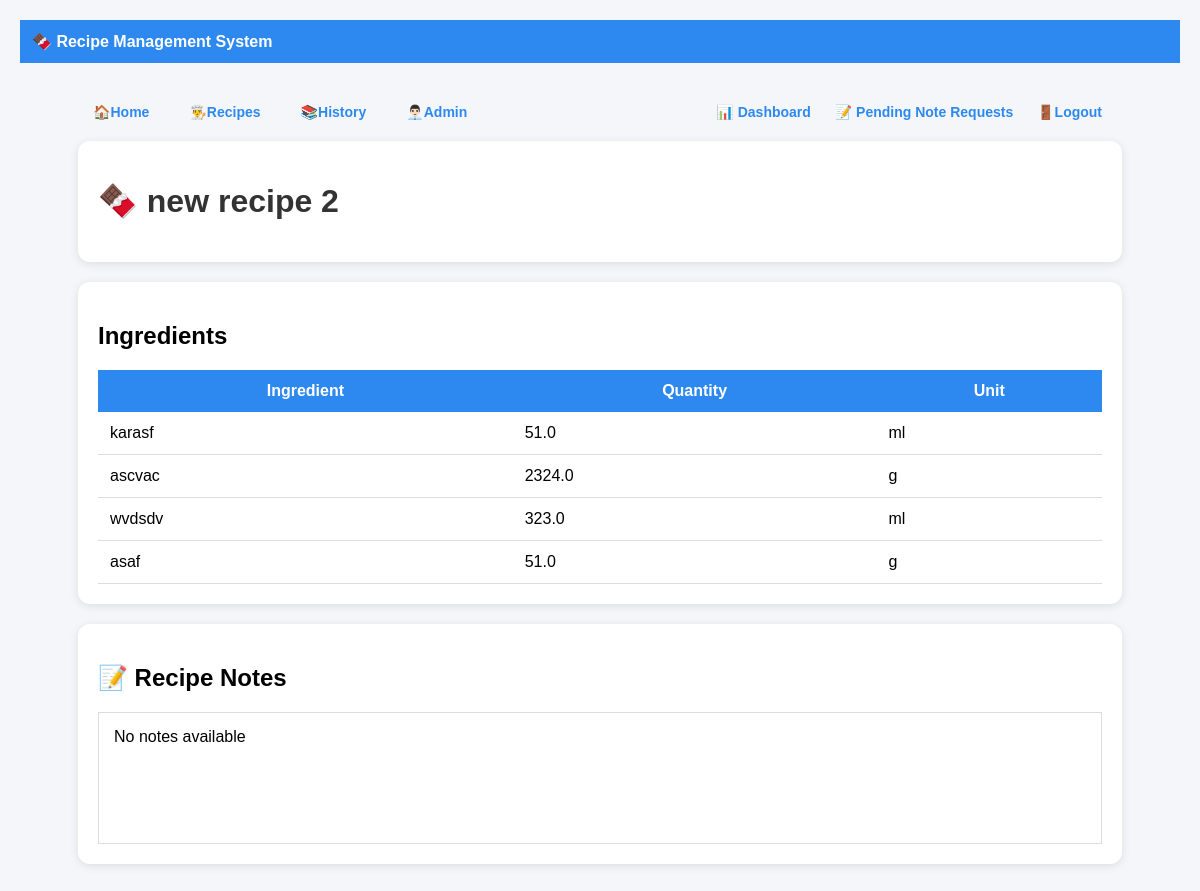
/recipe/3, run on the app's committed database.
### models.py (models this page shows)
class Recipe(Base):
    __tablename__ = "recipes"
    id = Column(Integer, primary_key=True)
    name = Column(String, unique=True)
    notes = Column(
        Text,
        nullable=True
    )
    ingredients = relationship(
        "Ingredient",
        back_populates="recipe",
        cascade="all, delete"
    )
    note_requests = relationship(
    "NoteRequest",
    back_populates="recipe"
)

class Ingredient(Base):
    __tablename__ = "ingredients"
    id = Column(Integer, primary_key=True)
    recipe_id = Column(
        Integer,
        ForeignKey("recipes.id")
    )
    name = Column(String)
    quantity = Column(Float)
    unit = Column(String)
    recipe = relationship(
        "Recipe",
        back_populates="ingredients"
    )

### main.py (the view)
@app.get("/recipe/{recipe_id}",
         response_class=HTMLResponse)
def recipe_detail(
    request: Request,
    recipe_id: int
):
    db = SessionLocal()
    recipe = db.query(Recipe).filter(
        Recipe.id == recipe_id
    ).first()
    response = templates.TemplateResponse(
        request=request,
        name="recipe_detail.html",
        context={
            "recipe": recipe
        }
    )
    db.close()
    return response

### templates/recipe_detail.html
{% extends "base.html" %}
{% block content %}
<div class="card">
    <h1>
        🍫 {{ recipe.name }}
    </h1>
</div>
<div class="card">
    <h2>Ingredients</h2>
    <table>
        <tr>
            <th>Ingredient</th>
            <th>Quantity</th>
            <th>Unit</th>
        </tr>
        {% for ingredient in recipe.ingredients %}
        <tr>
            <td>
                {{ ingredient.name }}
            </td>
            <td>
                {{ ingredient.quantity }}
            </td>
            <td>
                {{ ingredient.unit }}
            </td>
        </tr>
        {% endfor %}
    </table>
</div>
<div class="card">
    <h2>
        📝 Recipe Notes
    </h2>
    <div style="
        border:1px solid #ddd;
        padding:15px;
        min-height:100px;
        white-space:pre-wrap;
    ">{{ recipe.notes or "No notes available" }}</div>
</div>
{% endblock %}

### static/style.css (style rules this page uses)
body { font-family: Arial, sans-serif; background-color:#f4f6f9; margin:0; padding:20px; }
.card { background:white; padding:20px; border-radius:12px; box-shadow:0 2px 8px rgba(0,0,0,0.1); margin-bottom:20px; }
h1 { color:#333; }
table { width:100%; border-collapse:collapse; }
th { background:#2d89ef; color:white; padding:12px; }
td { padding:10px; border-bottom:1px solid #ddd; }

### templates/base.html (style rules this page uses)
body { margin:0; font-family:Arial, sans-serif; background:#f4f6f9; }
.card { background:white; border-radius:12px; padding:20px; margin-top:20px; box-shadow:0 2px 10px rgba(0,0,0,0.1); }
table { width:100%; border-collapse:collapse; }
th { background:#2d89ef; color:white; padding:12px; }
td { padding:12px; border-bottom:1px solid #ddd; }

### data on the page
Recipe: name "new recipe 2", notes "No notes available"
Ingredient: name "karasf", quantity "51.0", unit "ml"
Ingredient: name "ascvac", quantity "2324.0", unit "g"
Ingredient: name "wvdsdv", quantity "323.0", unit "ml"
Ingredient: name "asaf", quantity "51.0", unit "g"
